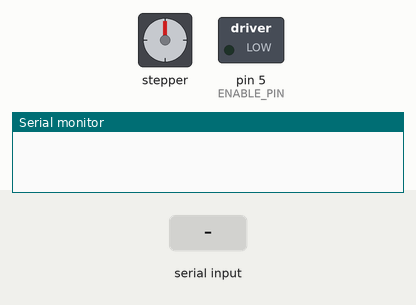
The sketch below on a simulated Arduino Uno, built with avr-gcc and run on an emulated ATmega328P. On the bench: stepper motor, switched loads named in the sketch (green lamp = pin HIGH), the last lines printed to the serial monitor. Inputs (shaded band) come from the test bench. Stepper angles assume 200 steps per turn.

Above: at 1.2 s.
1.3 s: "rotate" received over Serial
At 2.48 s:
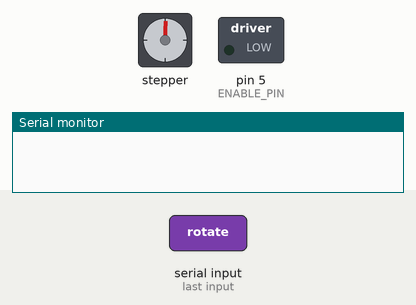
At 3.8 s:
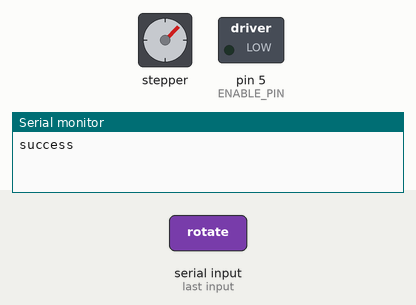
4.1 s: "reset" received over Serial
At 6.7 s:
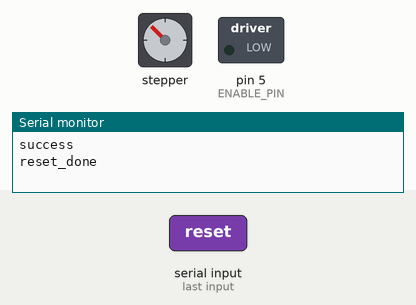
Timing chart, 0 to 8.2 s (numbered marks = the images above; inputs shaded):
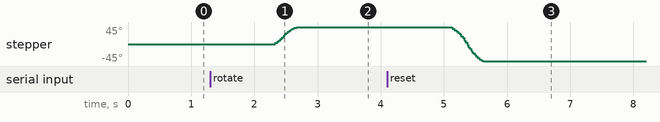

Measured:
- after the input at 1.3 s, stepper: turns 45° clockwise in 0.34 s, starting after 1.0 s
- after the input at 4.1 s, stepper: turns 90° counter-clockwise in 0.49 s, starting after 1.0 s

The sketch:

sorting-code.ino
```cpp
// Include the Stepper library
#include <AccelStepper.h>

// Define stepper motor control pins
#define STEP_PIN 3
#define DIR_PIN 4
#define ENABLE_PIN 5

// Define steps per revolution (based on step angle of your motor)
#define STEPS_PER_REVOLUTION 200  // For 1.8-degree step motors (200 steps per 360 degrees)

// AccelStepper object
AccelStepper stepper(AccelStepper::DRIVER, STEP_PIN, DIR_PIN);

void setup() {
  pinMode(ENABLE_PIN, OUTPUT);   // Enable pin for the stepper driver
  digitalWrite(ENABLE_PIN, LOW); // Enable the motor driver

  Serial.begin(9600);            // Start serial communication
  stepper.setMaxSpeed(1000);     // Set maximum speed (adjust as needed)
  stepper.setAcceleration(500);  // Set acceleration (adjust as needed)
}

void loop() {
  if (Serial.available() > 0) {
    String command = Serial.readString();

    if (command == "rotate") {
      rotateStepper(45);  // Rotate the motor 45 degrees
      Serial.println("success");  // Send success response to Arduino 1
    }

    if (command == "reset") {
      rotateStepper(-45);  // Rotate the motor back to 0 degrees (counter-clockwise)
      Serial.println("reset_done");  // Confirm reset to Arduino 1
    }
  }
}

// Function to rotate the stepper motor by a specific angle
void rotateStepper(float degrees) {
  int steps = degreeToSteps(degrees);  // Convert degrees to steps
  stepper.moveTo(steps);               // Move the motor to the target position
  stepper.runToPosition();             // Run to the position
}

// Helper function to convert degrees to steps
int degreeToSteps(float degrees) {
  return (int)(degrees * STEPS_PER_REVOLUTION / 360.0);  // Convert degrees to steps
}
```
